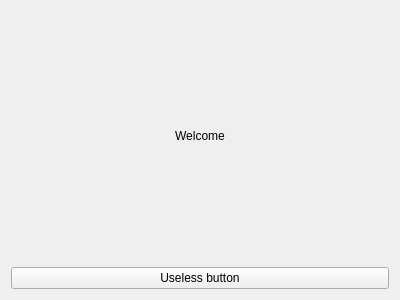
<?xml version="1.0" encoding="UTF-8"?>
<ui version="4.0">
 <class>GUI_Menu</class>
 <widget class="QWidget" name="GUI_Menu">
  <property name="geometry">
   <rect>
    <x>0</x>
    <y>0</y>
    <width>400</width>
    <height>300</height>
   </rect>
  </property>
  <property name="windowTitle">
   <string>Form</string>
  </property>
  <layout class="QGridLayout" name="gridLayout">
   <item row="0" column="0">
    <widget class="QLabel" name="label">
     <property name="text">
      <string>Welcome</string>
     </property>
     <property name="alignment">
      <set>Qt::AlignCenter</set>
     </property>
    </widget>
   </item>
   <item row="1" column="0">
    <widget class="QPushButton" name="pushButton">
     <property name="text">
      <string>Useless button</string>
     </property>
    </widget>
   </item>
  </layout>
 </widget>
 <resources/>
 <connections/>
</ui>
